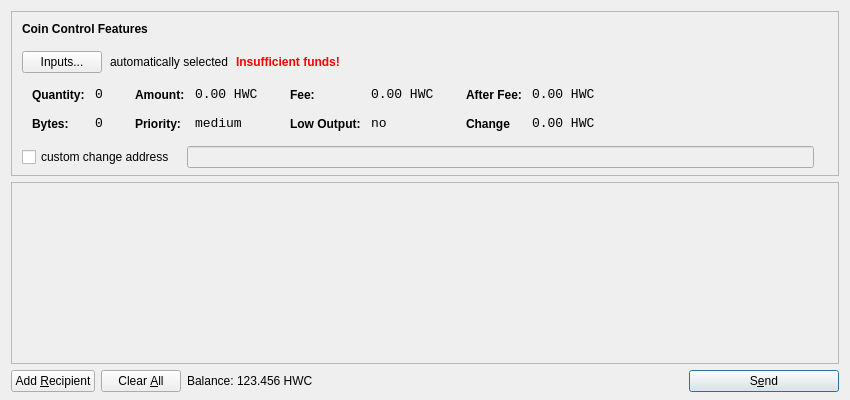
<?xml version="1.0" encoding="UTF-8"?>
<ui version="4.0">
 <class>SendCoinsDialog</class>
 <widget class="QDialog" name="SendCoinsDialog">
  <property name="geometry">
   <rect>
    <x>0</x>
    <y>0</y>
    <width>850</width>
    <height>400</height>
   </rect>
  </property>
  <property name="windowTitle">
   <string>Send Coins</string>
  </property>
  <layout class="QVBoxLayout" name="verticalLayout" stretch="0,1,0">
   <property name="bottomMargin">
    <number>8</number>
   </property>
   <item>
    <widget class="QFrame" name="frameCoinControl">
     <property name="sizePolicy">
      <sizepolicy hsizetype="Expanding" vsizetype="Expanding">
       <horstretch>0</horstretch>
       <verstretch>0</verstretch>
      </sizepolicy>
     </property>
     <property name="maximumSize">
      <size>
       <width>16777215</width>
       <height>16777215</height>
      </size>
     </property>
     <property name="frameShape">
      <enum>QFrame::StyledPanel</enum>
     </property>
     <property name="frameShadow">
      <enum>QFrame::Sunken</enum>
     </property>
     <layout class="QVBoxLayout" name="verticalLayoutCoinControl2">
      <property name="spacing">
       <number>-1</number>
      </property>
      <property name="leftMargin">
       <number>0</number>
      </property>
      <property name="topMargin">
       <number>0</number>
      </property>
      <property name="rightMargin">
       <number>0</number>
      </property>
      <property name="bottomMargin">
       <number>6</number>
      </property>
      <item>
       <layout class="QVBoxLayout" name="verticalLayoutCoinControl" stretch="0,0,0,0,1">
        <property name="spacing">
         <number>0</number>
        </property>
        <property name="leftMargin">
         <number>10</number>
        </property>
        <property name="topMargin">
         <number>10</number>
        </property>
        <item>
         <layout class="QHBoxLayout" name="horizontalLayoutCoinControl1">
          <property name="bottomMargin">
           <number>15</number>
          </property>
          <item>
           <widget class="QLabel" name="labelCoinControlFeatures">
            <property name="sizePolicy">
             <sizepolicy hsizetype="Preferred" vsizetype="Maximum">
              <horstretch>0</horstretch>
              <verstretch>0</verstretch>
             </sizepolicy>
            </property>
            <property name="font">
             <font>
              <weight>75</weight>
              <bold>true</bold>
             </font>
            </property>
            <property name="styleSheet">
             <string notr="true">font-weight:bold;</string>
            </property>
            <property name="text">
             <string>Coin Control Features</string>
            </property>
           </widget>
          </item>
         </layout>
        </item>
        <item>
         <layout class="QHBoxLayout" name="horizontalLayoutCoinControl2" stretch="0,0,0,0">
          <property name="spacing">
           <number>8</number>
          </property>
          <property name="bottomMargin">
           <number>10</number>
          </property>
          <item>
           <widget class="QPushButton" name="pushButtonCoinControl">
            <property name="styleSheet">
             <string notr="true"/>
            </property>
            <property name="text">
             <string>Inputs...</string>
            </property>
           </widget>
          </item>
          <item>
           <widget class="QLabel" name="labelCoinControlAutomaticallySelected">
            <property name="text">
             <string>automatically selected</string>
            </property>
            <property name="margin">
             <number>5</number>
            </property>
           </widget>
          </item>
          <item>
           <widget class="QLabel" name="labelCoinControlInsuffFunds">
            <property name="font">
             <font>
              <weight>75</weight>
              <bold>true</bold>
             </font>
            </property>
            <property name="styleSheet">
             <string notr="true">color:red;font-weight:bold;</string>
            </property>
            <property name="text">
             <string>Insufficient funds!</string>
            </property>
            <property name="margin">
             <number>5</number>
            </property>
           </widget>
          </item>
          <item>
           <spacer name="horizontalSpacerCoinControl">
            <property name="orientation">
             <enum>Qt::Horizontal</enum>
            </property>
            <property name="sizeHint" stdset="0">
             <size>
              <width>40</width>
              <height>1</height>
             </size>
            </property>
           </spacer>
          </item>
         </layout>
        </item>
        <item>
         <widget class="QWidget" name="widgetCoinControl" native="true">
          <property name="sizePolicy">
           <sizepolicy hsizetype="Preferred" vsizetype="Preferred">
            <horstretch>0</horstretch>
            <verstretch>0</verstretch>
           </sizepolicy>
          </property>
          <property name="minimumSize">
           <size>
            <width>0</width>
            <height>0</height>
           </size>
          </property>
          <property name="styleSheet">
           <string notr="true"/>
          </property>
          <layout class="QHBoxLayout" name="horizontalLayoutCoinControl5">
           <property name="margin">
            <number>0</number>
           </property>
           <item>
            <layout class="QHBoxLayout" name="horizontalLayoutCoinControl3" stretch="0,0,0,1">
             <property name="spacing">
              <number>20</number>
             </property>
             <property name="topMargin">
              <number>0</number>
             </property>
             <property name="bottomMargin">
              <number>10</number>
             </property>
             <item>
              <layout class="QFormLayout" name="formLayoutCoinControl1">
               <property name="horizontalSpacing">
                <number>10</number>
               </property>
               <property name="verticalSpacing">
                <number>14</number>
               </property>
               <property name="leftMargin">
                <number>10</number>
               </property>
               <property name="topMargin">
                <number>4</number>
               </property>
               <property name="rightMargin">
                <number>6</number>
               </property>
               <item row="0" column="0">
                <widget class="QLabel" name="labelCoinControlQuantityText">
                 <property name="styleSheet">
                  <string notr="true">font-weight:bold;</string>
                 </property>
                 <property name="text">
                  <string>Quantity:</string>
                 </property>
                 <property name="margin">
                  <number>0</number>
                 </property>
                </widget>
               </item>
               <item row="0" column="1">
                <widget class="QLabel" name="labelCoinControlQuantity">
                 <property name="font">
                  <font>
                   <family>Monospace</family>
                   <pointsize>10</pointsize>
                  </font>
                 </property>
                 <property name="cursor">
                  <cursorShape>IBeamCursor</cursorShape>
                 </property>
                 <property name="contextMenuPolicy">
                  <enum>Qt::ActionsContextMenu</enum>
                 </property>
                 <property name="text">
                  <string>0</string>
                 </property>
                 <property name="margin">
                  <number>0</number>
                 </property>
                 <property name="textInteractionFlags">
                  <set>Qt::LinksAccessibleByMouse|Qt::TextSelectableByKeyboard|Qt::TextSelectableByMouse</set>
                 </property>
                </widget>
               </item>
               <item row="1" column="0">
                <widget class="QLabel" name="labelCoinControlBytesText">
                 <property name="styleSheet">
                  <string notr="true">font-weight:bold;</string>
                 </property>
                 <property name="text">
                  <string>Bytes:</string>
                 </property>
                </widget>
               </item>
               <item row="1" column="1">
                <widget class="QLabel" name="labelCoinControlBytes">
                 <property name="font">
                  <font>
                   <family>Monospace</family>
                   <pointsize>10</pointsize>
                  </font>
                 </property>
                 <property name="cursor">
                  <cursorShape>IBeamCursor</cursorShape>
                 </property>
                 <property name="contextMenuPolicy">
                  <enum>Qt::ActionsContextMenu</enum>
                 </property>
                 <property name="text">
                  <string>0</string>
                 </property>
                 <property name="textInteractionFlags">
                  <set>Qt::LinksAccessibleByMouse|Qt::TextSelectableByKeyboard|Qt::TextSelectableByMouse</set>
                 </property>
                </widget>
               </item>
              </layout>
             </item>
             <item>
              <layout class="QFormLayout" name="formLayoutCoinControl2">
               <property name="horizontalSpacing">
                <number>10</number>
               </property>
               <property name="verticalSpacing">
                <number>14</number>
               </property>
               <property name="leftMargin">
                <number>6</number>
               </property>
               <property name="topMargin">
                <number>4</number>
               </property>
               <property name="rightMargin">
                <number>6</number>
               </property>
               <item row="0" column="0">
                <widget class="QLabel" name="labelCoinControlAmountText">
                 <property name="styleSheet">
                  <string notr="true">font-weight:bold;</string>
                 </property>
                 <property name="text">
                  <string>Amount:</string>
                 </property>
                 <property name="margin">
                  <number>0</number>
                 </property>
                </widget>
               </item>
               <item row="0" column="1">
                <widget class="QLabel" name="labelCoinControlAmount">
                 <property name="font">
                  <font>
                   <family>Monospace</family>
                   <pointsize>10</pointsize>
                  </font>
                 </property>
                 <property name="cursor">
                  <cursorShape>IBeamCursor</cursorShape>
                 </property>
                 <property name="contextMenuPolicy">
                  <enum>Qt::ActionsContextMenu</enum>
                 </property>
                 <property name="text">
                  <string>0.00 HWC</string>
                 </property>
                 <property name="textInteractionFlags">
                  <set>Qt::LinksAccessibleByMouse|Qt::TextSelectableByKeyboard|Qt::TextSelectableByMouse</set>
                 </property>
                </widget>
               </item>
               <item row="1" column="0">
                <widget class="QLabel" name="labelCoinControlPriorityText">
                 <property name="styleSheet">
                  <string notr="true">font-weight:bold;</string>
                 </property>
                 <property name="text">
                  <string>Priority:</string>
                 </property>
                </widget>
               </item>
               <item row="1" column="1">
                <widget class="QLabel" name="labelCoinControlPriority">
                 <property name="font">
                  <font>
                   <family>Monospace</family>
                   <pointsize>10</pointsize>
                  </font>
                 </property>
                 <property name="cursor">
                  <cursorShape>IBeamCursor</cursorShape>
                 </property>
                 <property name="contextMenuPolicy">
                  <enum>Qt::ActionsContextMenu</enum>
                 </property>
                 <property name="text">
                  <string>medium</string>
                 </property>
                 <property name="textInteractionFlags">
                  <set>Qt::LinksAccessibleByMouse|Qt::TextSelectableByKeyboard|Qt::TextSelectableByMouse</set>
                 </property>
                </widget>
               </item>
              </layout>
             </item>
             <item>
              <layout class="QFormLayout" name="formLayoutCoinControl3">
               <property name="horizontalSpacing">
                <number>10</number>
               </property>
               <property name="verticalSpacing">
                <number>14</number>
               </property>
               <property name="leftMargin">
                <number>6</number>
               </property>
               <property name="topMargin">
                <number>4</number>
               </property>
               <property name="rightMargin">
                <number>6</number>
               </property>
               <item row="0" column="0">
                <widget class="QLabel" name="labelCoinControlFeeText">
                 <property name="styleSheet">
                  <string notr="true">font-weight:bold;</string>
                 </property>
                 <property name="text">
                  <string>Fee:</string>
                 </property>
                 <property name="margin">
                  <number>0</number>
                 </property>
                </widget>
               </item>
               <item row="0" column="1">
                <widget class="QLabel" name="labelCoinControlFee">
                 <property name="font">
                  <font>
                   <family>Monospace</family>
                   <pointsize>10</pointsize>
                  </font>
                 </property>
                 <property name="cursor">
                  <cursorShape>IBeamCursor</cursorShape>
                 </property>
                 <property name="contextMenuPolicy">
                  <enum>Qt::ActionsContextMenu</enum>
                 </property>
                 <property name="text">
                  <string>0.00 HWC</string>
                 </property>
                 <property name="textInteractionFlags">
                  <set>Qt::LinksAccessibleByMouse|Qt::TextSelectableByKeyboard|Qt::TextSelectableByMouse</set>
                 </property>
                </widget>
               </item>
               <item row="1" column="0">
                <widget class="QLabel" name="labelCoinControlLowOutputText">
                 <property name="styleSheet">
                  <string notr="true">font-weight:bold;</string>
                 </property>
                 <property name="text">
                  <string>Low Output:</string>
                 </property>
                </widget>
               </item>
               <item row="1" column="1">
                <widget class="QLabel" name="labelCoinControlLowOutput">
                 <property name="font">
                  <font>
                   <family>Monospace</family>
                   <pointsize>10</pointsize>
                  </font>
                 </property>
                 <property name="cursor">
                  <cursorShape>IBeamCursor</cursorShape>
                 </property>
                 <property name="contextMenuPolicy">
                  <enum>Qt::ActionsContextMenu</enum>
                 </property>
                 <property name="text">
                  <string>no</string>
                 </property>
                 <property name="textInteractionFlags">
                  <set>Qt::LinksAccessibleByMouse|Qt::TextSelectableByKeyboard|Qt::TextSelectableByMouse</set>
                 </property>
                </widget>
               </item>
              </layout>
             </item>
             <item>
              <layout class="QFormLayout" name="formLayoutCoinControl4">
               <property name="horizontalSpacing">
                <number>10</number>
               </property>
               <property name="verticalSpacing">
                <number>14</number>
               </property>
               <property name="leftMargin">
                <number>6</number>
               </property>
               <property name="topMargin">
                <number>4</number>
               </property>
               <property name="rightMargin">
                <number>6</number>
               </property>
               <item row="0" column="0">
                <widget class="QLabel" name="labelCoinControlAfterFeeText">
                 <property name="styleSheet">
                  <string notr="true">font-weight:bold;</string>
                 </property>
                 <property name="text">
                  <string>After Fee:</string>
                 </property>
                 <property name="margin">
                  <number>0</number>
                 </property>
                </widget>
               </item>
               <item row="0" column="1">
                <widget class="QLabel" name="labelCoinControlAfterFee">
                 <property name="font">
                  <font>
                   <family>Monospace</family>
                   <pointsize>10</pointsize>
                  </font>
                 </property>
                 <property name="cursor">
                  <cursorShape>IBeamCursor</cursorShape>
                 </property>
                 <property name="contextMenuPolicy">
                  <enum>Qt::ActionsContextMenu</enum>
                 </property>
                 <property name="text">
                  <string>0.00 HWC</string>
                 </property>
                 <property name="textInteractionFlags">
                  <set>Qt::LinksAccessibleByMouse|Qt::TextSelectableByKeyboard|Qt::TextSelectableByMouse</set>
                 </property>
                </widget>
               </item>
               <item row="1" column="0">
                <widget class="QLabel" name="labelCoinControlChangeText">
                 <property name="styleSheet">
                  <string notr="true">font-weight:bold;</string>
                 </property>
                 <property name="text">
                  <string>Change</string>
                 </property>
                </widget>
               </item>
               <item row="1" column="1">
                <widget class="QLabel" name="labelCoinControlChange">
                 <property name="font">
                  <font>
                   <family>Monospace</family>
                   <pointsize>10</pointsize>
                  </font>
                 </property>
                 <property name="cursor">
                  <cursorShape>IBeamCursor</cursorShape>
                 </property>
                 <property name="contextMenuPolicy">
                  <enum>Qt::ActionsContextMenu</enum>
                 </property>
                 <property name="text">
                  <string>0.00 HWC</string>
                 </property>
                 <property name="textInteractionFlags">
                  <set>Qt::LinksAccessibleByMouse|Qt::TextSelectableByKeyboard|Qt::TextSelectableByMouse</set>
                 </property>
                </widget>
               </item>
              </layout>
             </item>
            </layout>
           </item>
          </layout>
         </widget>
        </item>
        <item>
         <layout class="QHBoxLayout" name="horizontalLayoutCoinControl4" stretch="0,0,0">
          <property name="spacing">
           <number>12</number>
          </property>
          <property name="sizeConstraint">
           <enum>QLayout::SetDefaultConstraint</enum>
          </property>
          <property name="topMargin">
           <number>5</number>
          </property>
          <property name="rightMargin">
           <number>5</number>
          </property>
          <item>
           <widget class="QCheckBox" name="checkBoxCoinControlChange">
            <property name="text">
             <string>custom change address</string>
            </property>
           </widget>
          </item>
          <item>
           <widget class="QLineEdit" name="lineEditCoinControlChange">
            <property name="enabled">
             <bool>false</bool>
            </property>
            <property name="sizePolicy">
             <sizepolicy hsizetype="Expanding" vsizetype="Fixed">
              <horstretch>0</horstretch>
              <verstretch>0</verstretch>
             </sizepolicy>
            </property>
           </widget>
          </item>
          <item>
           <widget class="QLabel" name="labelCoinControlChangeLabel">
            <property name="sizePolicy">
             <sizepolicy hsizetype="Preferred" vsizetype="Expanding">
              <horstretch>0</horstretch>
              <verstretch>0</verstretch>
             </sizepolicy>
            </property>
            <property name="minimumSize">
             <size>
              <width>0</width>
              <height>0</height>
             </size>
            </property>
            <property name="text">
             <string/>
            </property>
            <property name="margin">
             <number>3</number>
            </property>
           </widget>
          </item>
         </layout>
        </item>
        <item>
         <spacer name="verticalSpacerCoinControl">
          <property name="orientation">
           <enum>Qt::Vertical</enum>
          </property>
          <property name="sizeHint" stdset="0">
           <size>
            <width>800</width>
            <height>1</height>
           </size>
          </property>
         </spacer>
        </item>
       </layout>
      </item>
     </layout>
    </widget>
   </item>
   <item>
    <widget class="QScrollArea" name="scrollArea">
     <property name="widgetResizable">
      <bool>true</bool>
     </property>
     <widget class="QWidget" name="scrollAreaWidgetContents">
      <property name="geometry">
       <rect>
        <x>0</x>
        <y>0</y>
        <width>830</width>
        <height>165</height>
       </rect>
      </property>
      <layout class="QVBoxLayout" name="verticalLayout_2">
       <property name="margin">
        <number>0</number>
       </property>
       <item>
        <layout class="QVBoxLayout" name="entries">
         <property name="spacing">
          <number>6</number>
         </property>
        </layout>
       </item>
       <item>
        <spacer name="verticalSpacer">
         <property name="orientation">
          <enum>Qt::Vertical</enum>
         </property>
         <property name="sizeHint" stdset="0">
          <size>
           <width>20</width>
           <height>40</height>
          </size>
         </property>
        </spacer>
       </item>
      </layout>
     </widget>
    </widget>
   </item>
   <item>
    <layout class="QHBoxLayout" name="horizontalLayout">
     <item>
      <widget class="QPushButton" name="addButton">
       <property name="toolTip">
        <string>Send to multiple recipients at once</string>
       </property>
       <property name="text">
        <string>Add &amp;Recipient</string>
       </property>
       <property name="icon">
        <iconset resource="../bitcoin.qrc">
         <normaloff>:/icons/add</normaloff>:/icons/add</iconset>
       </property>
       <property name="autoDefault">
        <bool>false</bool>
       </property>
      </widget>
     </item>
     <item>
      <widget class="QPushButton" name="clearButton">
       <property name="sizePolicy">
        <sizepolicy hsizetype="Minimum" vsizetype="Fixed">
         <horstretch>0</horstretch>
         <verstretch>0</verstretch>
        </sizepolicy>
       </property>
       <property name="toolTip">
        <string>Remove all transaction fields</string>
       </property>
       <property name="text">
        <string>Clear &amp;All</string>
       </property>
       <property name="icon">
        <iconset resource="../bitcoin.qrc">
         <normaloff>:/icons/remove</normaloff>:/icons/remove</iconset>
       </property>
       <property name="autoRepeatDelay">
        <number>300</number>
       </property>
       <property name="autoDefault">
        <bool>false</bool>
       </property>
      </widget>
     </item>
     <item>
      <layout class="QHBoxLayout" name="horizontalLayout_2">
       <property name="spacing">
        <number>3</number>
       </property>
       <item>
        <widget class="QLabel" name="label">
         <property name="sizePolicy">
          <sizepolicy hsizetype="Preferred" vsizetype="Fixed">
           <horstretch>0</horstretch>
           <verstretch>0</verstretch>
          </sizepolicy>
         </property>
         <property name="text">
          <string>Balance:</string>
         </property>
        </widget>
       </item>
       <item>
        <widget class="QLabel" name="labelBalance">
         <property name="sizePolicy">
          <sizepolicy hsizetype="Preferred" vsizetype="Fixed">
           <horstretch>0</horstretch>
           <verstretch>0</verstretch>
          </sizepolicy>
         </property>
         <property name="cursor">
          <cursorShape>IBeamCursor</cursorShape>
         </property>
         <property name="text">
          <string>123.456 HWC</string>
         </property>
         <property name="textInteractionFlags">
          <set>Qt::LinksAccessibleByMouse|Qt::TextSelectableByKeyboard|Qt::TextSelectableByMouse</set>
         </property>
        </widget>
       </item>
      </layout>
     </item>
     <item>
      <spacer name="horizontalSpacer">
       <property name="orientation">
        <enum>Qt::Horizontal</enum>
       </property>
       <property name="sizeHint" stdset="0">
        <size>
         <width>40</width>
         <height>20</height>
        </size>
       </property>
      </spacer>
     </item>
     <item>
      <widget class="QPushButton" name="sendButton">
       <property name="minimumSize">
        <size>
         <width>150</width>
         <height>0</height>
        </size>
       </property>
       <property name="toolTip">
        <string>Confirm the send action</string>
       </property>
       <property name="text">
        <string>S&amp;end</string>
       </property>
       <property name="icon">
        <iconset resource="../bitcoin.qrc">
         <normaloff>:/icons/send</normaloff>:/icons/send</iconset>
       </property>
       <property name="default">
        <bool>true</bool>
       </property>
      </widget>
     </item>
    </layout>
   </item>
  </layout>
 </widget>
 <resources>
  <include location="../bitcoin.qrc"/>
 </resources>
 <connections/>
</ui>
